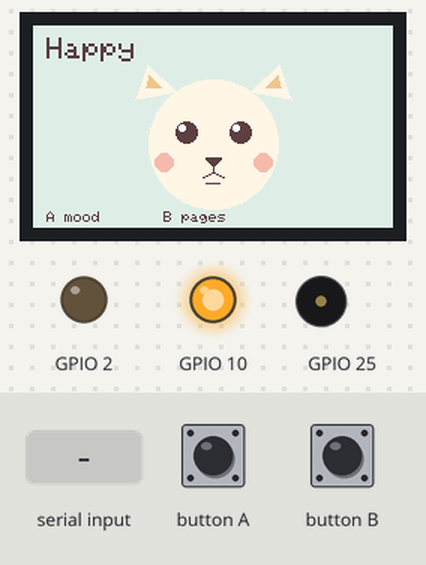
The program below on a simulated ESP32. Shown: 240×135 colour display, output pins drawn as LEDs (lit = HIGH), buzzer (waves = sounding). The test bench sets the inputs (shaded band). I2S audio is not simulated (input reads silence); what the program prints to the serial monitor is not drawn.

Above: at 1.3 s.
1.4 s: button A pressed for 0.15 s
At 2.7 s:
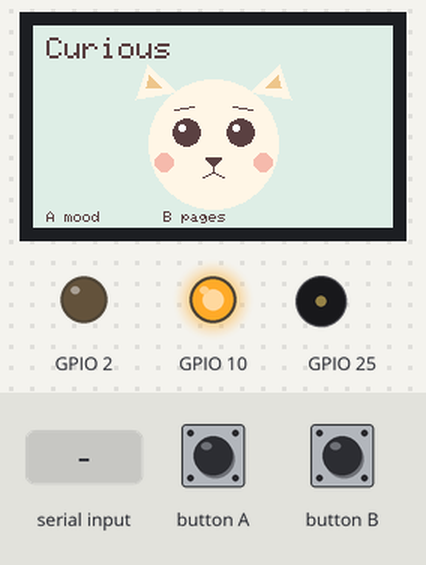
3.0 s: button B pressed for 0.15 s
At 4.2 s:
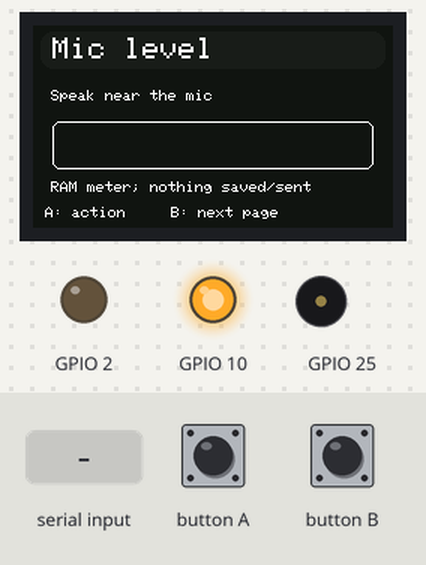
4.6 s: "n" received over Serial
At 5.5 s:
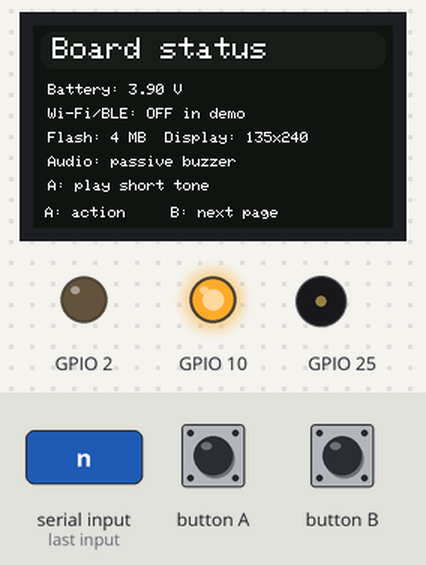
6.1 s: "a" received over Serial
At 6.17 s:
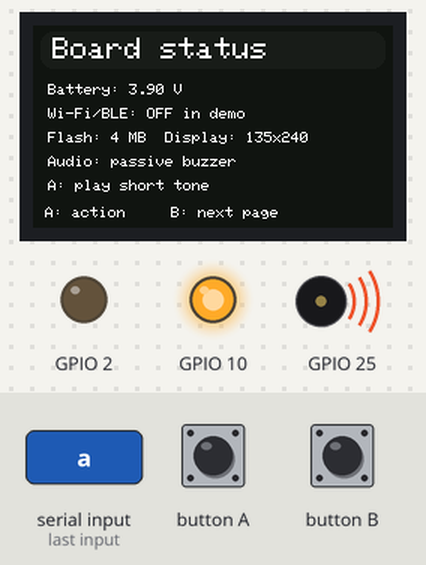
7.7 s: button B pressed for 1 s
At 9.2 s:
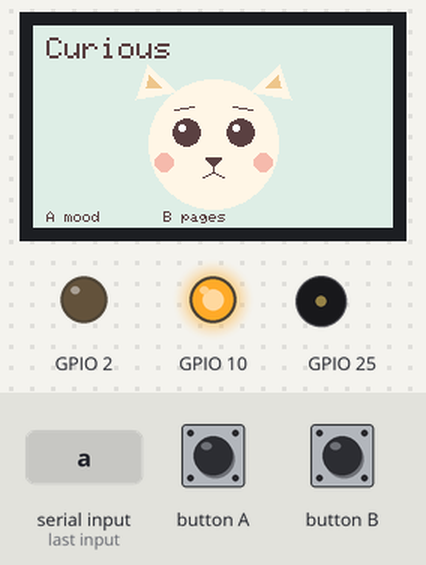
10.2 s: button A pressed for 1 s
At 10.7 s:
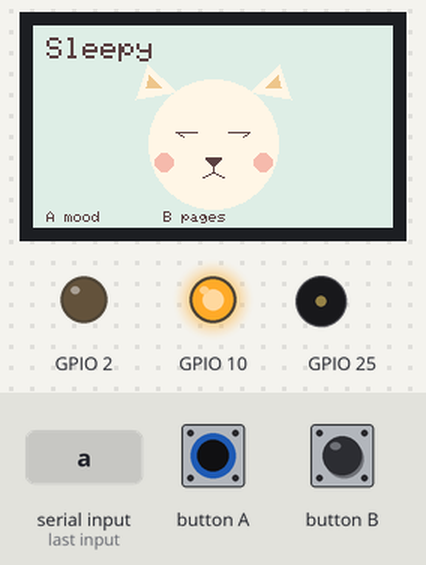
Timing chart, 0 to 13.2 s (numbered marks = the images above; inputs shaded):
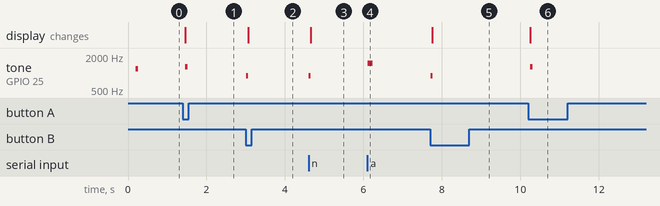

Measured:
- after the input at 1.4 s, tone on GPIO 25: silent → 1300 Hz after 0.05 s, → silent 0.07 s later; the display: changes after 0.05 s (image 1)
- after the input at 3.0 s, tone on GPIO 25: silent → 900 Hz at once, → silent 0.06 s later; the display: changes after 0.06 s (image 2)
- after the input at 4.6 s, tone on GPIO 25: silent → 900 Hz at once, → silent 0.06 s later; the display: changes after 0.06 s (image 3)
- after the input at 6.1 s, tone on GPIO 25: silent → 1500 Hz at once, → silent 0.14 s later
- after the input at 7.7 s, tone on GPIO 25: silent → 900 Hz at once, → silent 0.06 s later; the display: changes after 0.06 s (image 5)
- after the input at 10.2 s, tone on GPIO 25: silent → 1300 Hz after 0.06 s, → silent 0.07 s later; the display: changes after 0.06 s (image 6)

The program:

main.cpp
```cpp
#include <Arduino.h>
#include <M5StickCPlus.h>
#include <driver/i2s.h>

// Local-only hardware tour. Audio is reduced to a level in RAM; no recording or radio.
enum Page : uint8_t { FACE, MIC, PAGE_STATUS };
static Page page = FACE;
static uint8_t emotion = 0;
static bool micReady = false;
static uint32_t lastPaint = 0;
static constexpr uint16_t BG = 0x10A2;
static constexpr uint16_t INK = 0x18E3;

static void header(const char *title) {
    M5.Lcd.fillScreen(BG);
    M5.Lcd.fillRoundRect(5, 4, 230, 25, 8, INK);
    M5.Lcd.setTextColor(WHITE, INK);
    M5.Lcd.setTextSize(2);
    M5.Lcd.setCursor(13, 8);
    M5.Lcd.print(title);
    M5.Lcd.setTextColor(WHITE, BG);
    M5.Lcd.setTextSize(1);
    M5.Lcd.setCursor(8, 121);
    M5.Lcd.print("A: action     B: next page");
}

static void face() {
    const char *names[] = {"Happy", "Curious", "Sleepy", "Listening"};
    const uint16_t mint = M5.Lcd.color565(221, 239, 229);
    const uint16_t cream = M5.Lcd.color565(255, 245, 225);
    const uint16_t earPink = M5.Lcd.color565(239, 199, 141);
    const uint16_t blush = M5.Lcd.color565(247, 184, 173);
    const uint16_t faceInk = M5.Lcd.color565(88, 66, 68);
    M5.Lcd.fillScreen(mint);
    M5.Lcd.fillTriangle(68, 49, 76, 26, 96, 44, cream);
    M5.Lcd.fillTriangle(144, 44, 164, 26, 172, 49, cream);
    M5.Lcd.fillTriangle(75, 41, 77, 33, 85, 41, earPink);
    M5.Lcd.fillTriangle(155, 41, 163, 33, 165, 41, earPink);
    M5.Lcd.fillCircle(120, 79, 43, cream);
    M5.Lcd.fillCircle(87, 91, 6, blush);
    M5.Lcd.fillCircle(153, 91, 6, blush);
    if (emotion == 2) {
        M5.Lcd.drawFastHLine(95, 71, 15, faceInk);
        M5.Lcd.drawFastHLine(130, 71, 15, faceInk);
        M5.Lcd.drawLine(97, 72, 100, 74, faceInk);
        M5.Lcd.drawLine(140, 74, 143, 72, faceInk);
    } else {
        const int radius = emotion == 1 ? 9 : 7;
        M5.Lcd.fillCircle(102, 71, radius, faceInk);
        M5.Lcd.fillCircle(138, 71, radius, faceInk);
        M5.Lcd.fillCircle(99, 68, 2, WHITE);
        M5.Lcd.fillCircle(135, 68, 2, WHITE);
        if (emotion == 1) {
            M5.Lcd.drawLine(94, 56, 107, 54, faceInk);
            M5.Lcd.drawLine(133, 54, 146, 56, faceInk);
        }
    }
    M5.Lcd.fillTriangle(115, 88, 125, 88, 120, 94, faceInk);
    M5.Lcd.drawLine(120, 94, 120, 98, faceInk);
    M5.Lcd.drawLine(120, 98, 113, 101, faceInk);
    M5.Lcd.drawLine(120, 98, 127, 101, faceInk);
    if (emotion == 0) M5.Lcd.drawFastHLine(115, 105, 10, faceInk);
    if (emotion == 3) {
        M5.Lcd.drawCircle(188, 65, 5, faceInk);
        M5.Lcd.drawCircle(188, 65, 10, faceInk);
    }
    M5.Lcd.setTextColor(faceInk, mint);
    M5.Lcd.setTextSize(2);
    M5.Lcd.setCursor(9, 8);
    M5.Lcd.print(names[emotion]);
    M5.Lcd.setTextSize(1);
    M5.Lcd.setCursor(9, 124);
    M5.Lcd.print("A mood       B pages");
    Serial.printf("PAGE FACE emotion=%s\n", names[emotion]);
}

static bool startMic() {
    i2s_config_t cfg = {};
    cfg.mode = (i2s_mode_t)(I2S_MODE_MASTER | I2S_MODE_RX | I2S_MODE_PDM);
    cfg.sample_rate = 16000;
    cfg.bits_per_sample = I2S_BITS_PER_SAMPLE_16BIT;
    cfg.channel_format = I2S_CHANNEL_FMT_ALL_RIGHT;
    cfg.communication_format = I2S_COMM_FORMAT_I2S;
    cfg.intr_alloc_flags = ESP_INTR_FLAG_LEVEL1;
    cfg.dma_buf_count = 4;
    cfg.dma_buf_len = 256;
    if (i2s_driver_install(I2S_NUM_0, &cfg, 0, nullptr) != ESP_OK) return false;
    i2s_pin_config_t pins = {};
    pins.bck_io_num = I2S_PIN_NO_CHANGE;
    pins.ws_io_num = 0;
    pins.data_out_num = I2S_PIN_NO_CHANGE;
    pins.data_in_num = 34;
    if (i2s_set_pin(I2S_NUM_0, &pins) != ESP_OK ||
        i2s_set_clk(I2S_NUM_0, 16000, I2S_BITS_PER_SAMPLE_16BIT, I2S_CHANNEL_MONO) != ESP_OK) {
        i2s_driver_uninstall(I2S_NUM_0);
        return false;
    }
    return true;
}

static void micPage() {
    header("Mic level");
    M5.Lcd.setCursor(12, 43);
    M5.Lcd.print(micReady ? "Speak near the mic" : "MIC ERROR");
    M5.Lcd.drawRoundRect(13, 64, 214, 32, 5, WHITE);
    M5.Lcd.setCursor(12, 104);
    M5.Lcd.print("RAM meter; nothing saved/sent");
    Serial.printf("PAGE MIC ready=%d\n", micReady);
}

static void statusPage() {
    header("Board status");
    M5.Lcd.setTextSize(1);
    M5.Lcd.setCursor(10, 39);
    M5.Lcd.printf("Battery: %.2f V", M5.Axp.GetBatVoltage());
    M5.Lcd.setCursor(10, 55);
    M5.Lcd.print("Wi-Fi/BLE: OFF in demo");
    M5.Lcd.setCursor(10, 71);
    M5.Lcd.print("Flash: 4 MB  Display: 135x240");
    M5.Lcd.setCursor(10, 87);
    M5.Lcd.print("Audio: passive buzzer");
    M5.Lcd.setCursor(10, 103);
    M5.Lcd.print("A: play short tone");
    Serial.printf("PAGE STATUS battery=%.2fV\n", M5.Axp.GetBatVoltage());
}

static void enterPage(Page next) {
    if (micReady) {
        i2s_driver_uninstall(I2S_NUM_0);
        micReady = false;
    }
    page = next;
    if (page == MIC) micReady = startMic();
    if (page == FACE) face();
    else if (page == MIC) micPage();
    else statusPage();
    lastPaint = millis();
}

void setup() {
    Serial.begin(115200);
    M5.begin();
    M5.Lcd.setRotation(1);
    // M5StickCPlus 0.1.1 initializes LEDC at 0 Hz, which Arduino-ESP32 2.0.16 rejects.
    ledcSetup(0, 1000, 13);
    ledcAttachPin(2, 0);
    M5.Beep.setVolume(2);
    pinMode(10, OUTPUT);
    digitalWrite(10, HIGH); // Red LED off; this is not a recording indicator.
    Serial.println("M5StickC Plus hardware demo v0.1; no Wi-Fi, BLE or audio upload");
    enterPage(FACE);
    M5.Beep.tone(1200, 70);
}

void loop() {
    M5.update();
    // Serial n/a are diagnostic mirrors of the two hardware buttons.
    char command = Serial.available() ? Serial.read() : 0;
    if (M5.BtnB.wasPressed() || command == 'n') {
        M5.Beep.tone(900, 55);
        enterPage(static_cast<Page>((page + 1) % 3));
    }
    if (M5.BtnA.wasPressed() || command == 'a') {
        if (page == FACE) {
            emotion = (emotion + 1) % 4;
            face();
            M5.Beep.tone(1300, 65);
        } else if (page == PAGE_STATUS) {
            M5.Beep.tone(1500, 140);
            statusPage();
        }
    }
    if (page == MIC && micReady) {
        int16_t samples[256];
        size_t count = 0;
        if (i2s_read(I2S_NUM_0, samples, sizeof(samples), &count, pdMS_TO_TICKS(20)) == ESP_OK && count) {
            const size_t sampleCount = count / 2;
            int32_t sum = 0;
            for (size_t i = 0; i < sampleCount; ++i) sum += samples[i];
            const int32_t mean = sum / static_cast<int32_t>(sampleCount);
            uint32_t deviation = 0;
            for (size_t i = 0; i < sampleCount; ++i) deviation += abs((int32_t)samples[i] - mean);
            uint32_t level = deviation / sampleCount;
            uint32_t bars = min((uint32_t)208, level / 4);
            M5.Lcd.fillRect(16, 67, 208, 26, BG);
            if (bars) M5.Lcd.fillRect(16, 67, bars, 26, bars > 145 ? ORANGE : GREEN);
            if (millis() - lastPaint > 500) {
                Serial.printf("MIC level=%lu\n", (unsigned long)level);
                lastPaint = millis();
            }
        }
    }
    if (page == PAGE_STATUS && millis() - lastPaint > 5000) {
        statusPage();
        lastPaint = millis();
    }
    delay(15);
}
```
